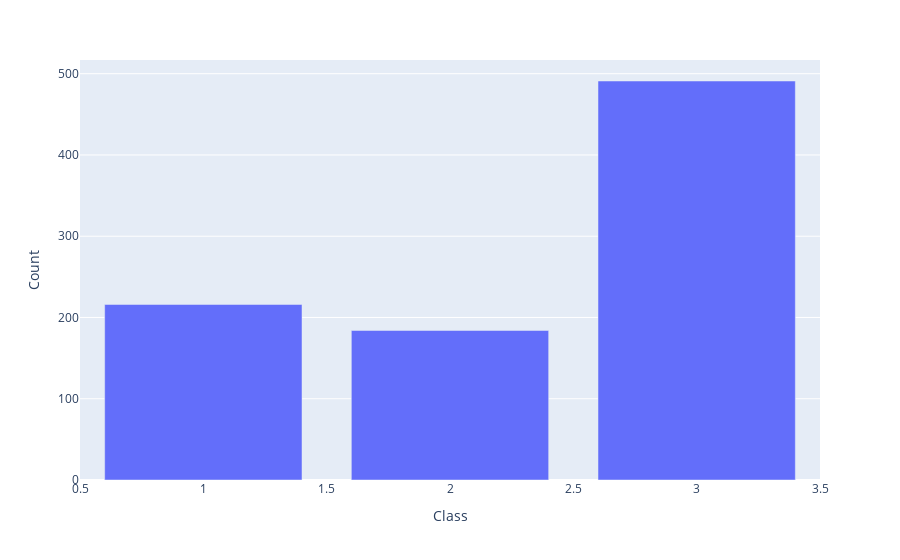

Source (notebook cell):
### Code cell
# Create bar chart of passenger class distribution
class_counts = titanic_df['Pclass'].value_counts().reset_index()
class_counts.columns = ['Class', 'Count']
fig = px.bar(class_counts, x='Class', y='Count')

# Show the plot
fig.show()

### Figure 1 — Plotly figure (JSON) as saved in the notebook; plotly's stock layout.template omitted (floating-point values rounded to 4 significant figures)
{"data": [{"alignmentgroup": "True", "hovertemplate": "Class=%{x}<br>Count=%{y}<extra></extra>", "legendgroup": "", "marker": {"color": "#636efa", "pattern": {"shape": ""}}, "name": "", "offsetgroup": "", "orientation": "v", "showlegend": false, "textposition": "auto", "type": "bar", "x": [3, 1, 2], "xaxis": "x", "y": [491, 216, 184], "yaxis": "y"}], "layout": {"barmode": "relative", "legend": {"tracegroupgap": 0}, "margin": {"t": 60}, "xaxis": {"anchor": "y", "domain": [0, 1], "title": {"text": "Class"}}, "yaxis": {"anchor": "x", "domain": [0, 1], "title": {"text": "Count"}}}}
